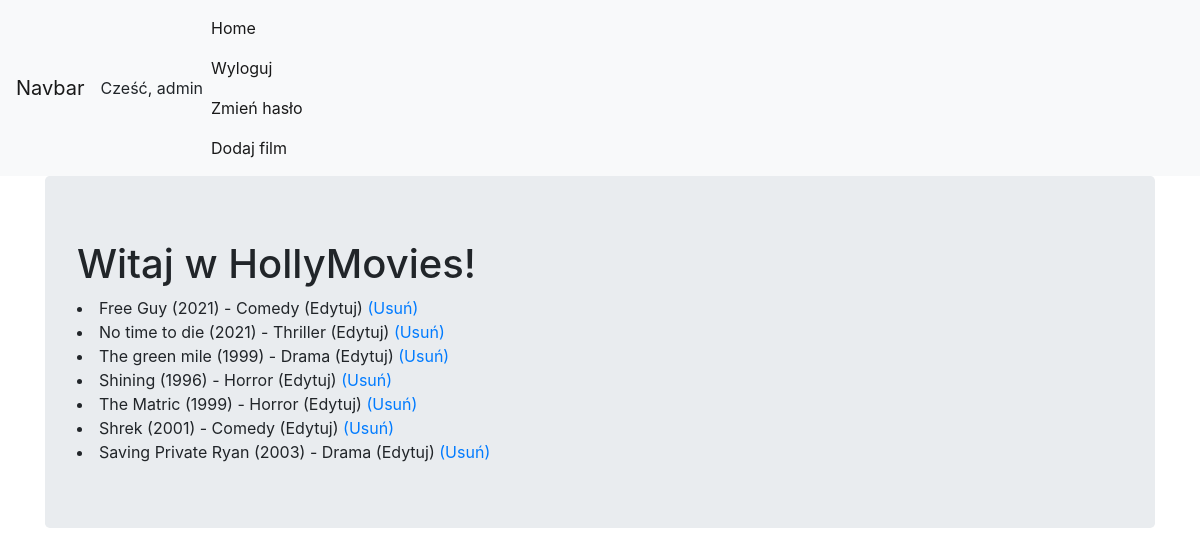
Before: / (signed in) with the older database file.
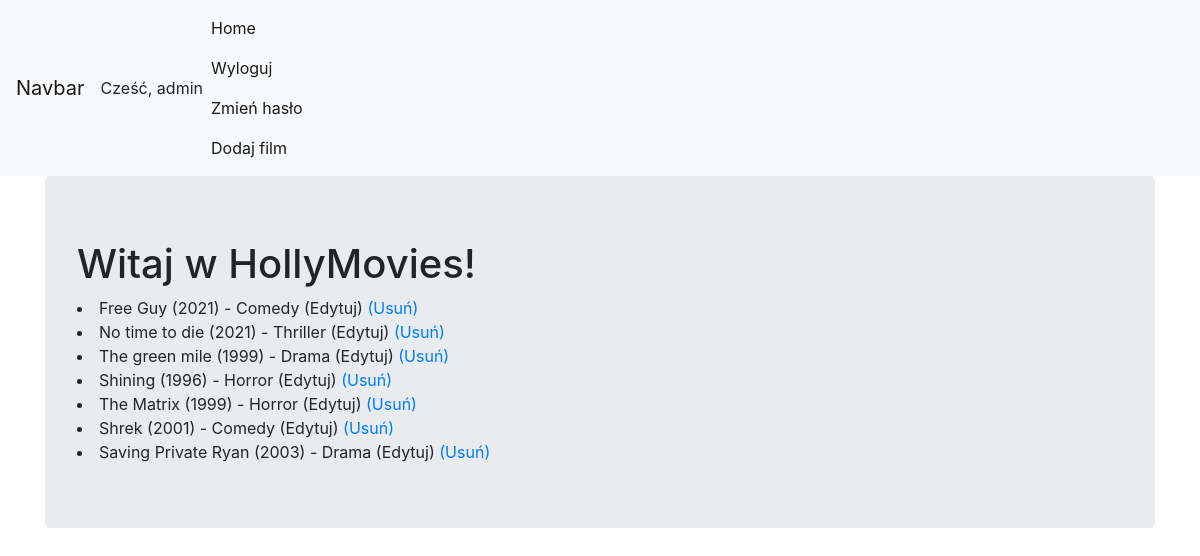
After: the same page with the newer database file.
### viewer/models.py (models this page shows)
class Movie(Model):
    title = CharField(max_length=128)
    genre = ForeignKey(Genre, on_delete=DO_NOTHING)  # kiedy usuwamy film zostawiamy gatunek
    rating = IntegerField()
    released = DateField()
    description = TextField()
    created = DateTimeField(auto_now_add=True)  # zawsze bieżący czas

class Genre(Model):
    name = CharField(max_length=128)

### viewer/views.py (the view)
# urls.py: path('', MoviesView.as_view(), name='index'),
class MoviesView(LoginRequiredMixin, ListView):
    template_name = 'movies.html'
    model = Movie

### viewer/templates/movies.html (shortened to what this page needs)
{% extends "base.html" %}
{% block content %}
    <h1>Witaj w HollyMovies!</h1>
    {% for movie in object_list %}
        <li>
            {{ movie.title }} ({{ movie.released.year }}) - {{ movie.genre.name }}
            (Edytuj)
            <a href="{% url 'movie_delete' movie.id %}">(Usuń)</a>
        </li>
    {% endfor %}
{% endblock %}

Changed rows visible on the page:
changed Movie: title "The Matric" → "The Matrix"
